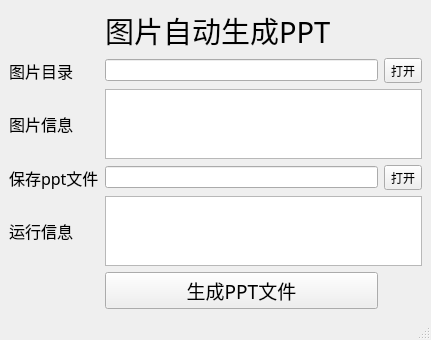
<?xml version="1.0" encoding="UTF-8"?>
<ui version="4.0">
 <class>MainWindow</class>
 <widget class="QMainWindow" name="MainWindow">
  <property name="geometry">
   <rect>
    <x>0</x>
    <y>0</y>
    <width>431</width>
    <height>314</height>
   </rect>
  </property>
  <property name="windowTitle">
   <string>图片自动生成PPT文件v1.0  by CZA  20211010</string>
  </property>
  <widget class="QWidget" name="centralwidget">
   <layout class="QGridLayout" name="gridLayout">
    <item row="0" column="1">
     <widget class="QLabel" name="label">
      <property name="font">
       <font>
        <family>仿宋</family>
        <pointsize>22</pointsize>
       </font>
      </property>
      <property name="text">
       <string>图片自动生成PPT</string>
      </property>
     </widget>
    </item>
    <item row="1" column="0">
     <widget class="QLabel" name="label_2">
      <property name="font">
       <font>
        <family>仿宋</family>
        <pointsize>12</pointsize>
       </font>
      </property>
      <property name="text">
       <string>图片目录</string>
      </property>
     </widget>
    </item>
    <item row="1" column="1">
     <widget class="QLineEdit" name="lineEdit"/>
    </item>
    <item row="1" column="2">
     <widget class="QToolButton" name="toolButton">
      <property name="text">
       <string>打开</string>
      </property>
     </widget>
    </item>
    <item row="2" column="0">
     <widget class="QLabel" name="label_3">
      <property name="font">
       <font>
        <family>仿宋</family>
        <pointsize>12</pointsize>
       </font>
      </property>
      <property name="text">
       <string>图片信息</string>
      </property>
     </widget>
    </item>
    <item row="2" column="1" colspan="2">
     <widget class="QTextEdit" name="textEdit"/>
    </item>
    <item row="3" column="0">
     <widget class="QLabel" name="label_4">
      <property name="font">
       <font>
        <family>仿宋</family>
        <pointsize>12</pointsize>
       </font>
      </property>
      <property name="text">
       <string>保存ppt文件</string>
      </property>
     </widget>
    </item>
    <item row="3" column="1">
     <widget class="QLineEdit" name="lineEdit_2"/>
    </item>
    <item row="3" column="2">
     <widget class="QToolButton" name="toolButton_2">
      <property name="text">
       <string>打开</string>
      </property>
     </widget>
    </item>
    <item row="4" column="0">
     <widget class="QLabel" name="label_5">
      <property name="font">
       <font>
        <family>仿宋</family>
        <pointsize>12</pointsize>
       </font>
      </property>
      <property name="text">
       <string>运行信息</string>
      </property>
     </widget>
    </item>
    <item row="4" column="1" colspan="2">
     <widget class="QTextEdit" name="textEdit_2"/>
    </item>
    <item row="5" column="1">
     <widget class="QPushButton" name="pushButton">
      <property name="font">
       <font>
        <family>仿宋</family>
        <pointsize>14</pointsize>
       </font>
      </property>
      <property name="text">
       <string>生成PPT文件</string>
      </property>
     </widget>
    </item>
   </layout>
  </widget>
  <widget class="QMenuBar" name="menubar">
   <property name="geometry">
    <rect>
     <x>0</x>
     <y>0</y>
     <width>431</width>
     <height>22</height>
    </rect>
   </property>
  </widget>
  <widget class="QStatusBar" name="statusbar"/>
 </widget>
 <resources/>
 <connections/>
</ui>
